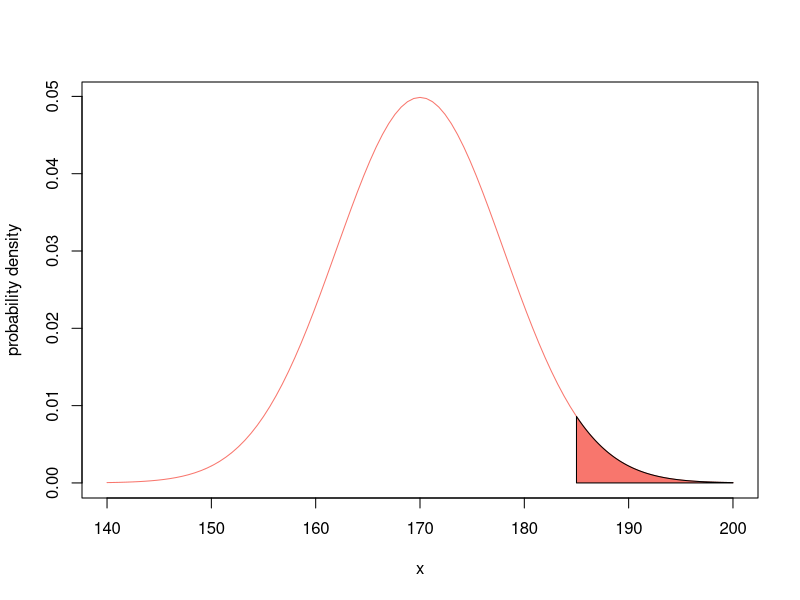
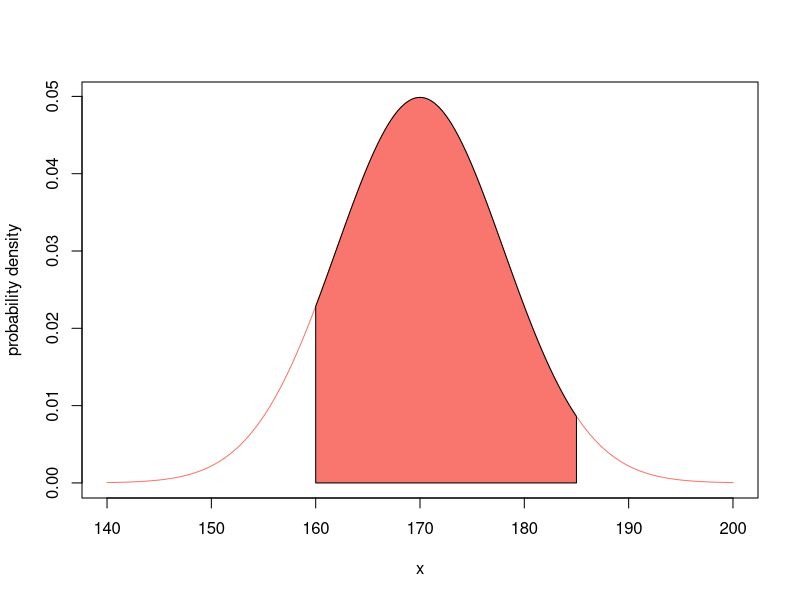
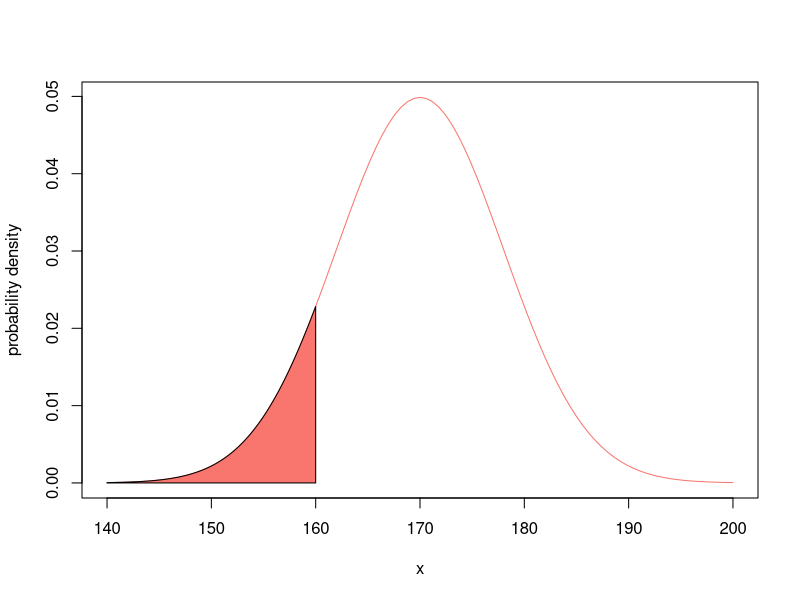
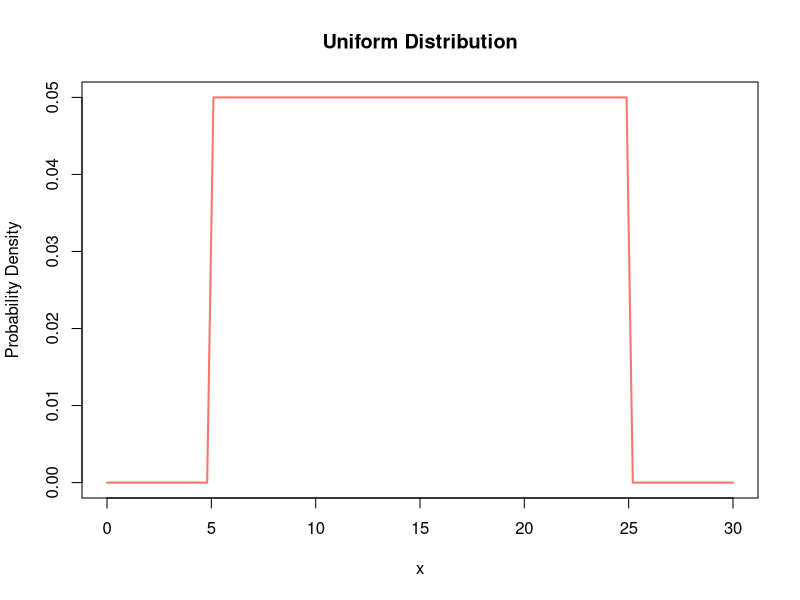
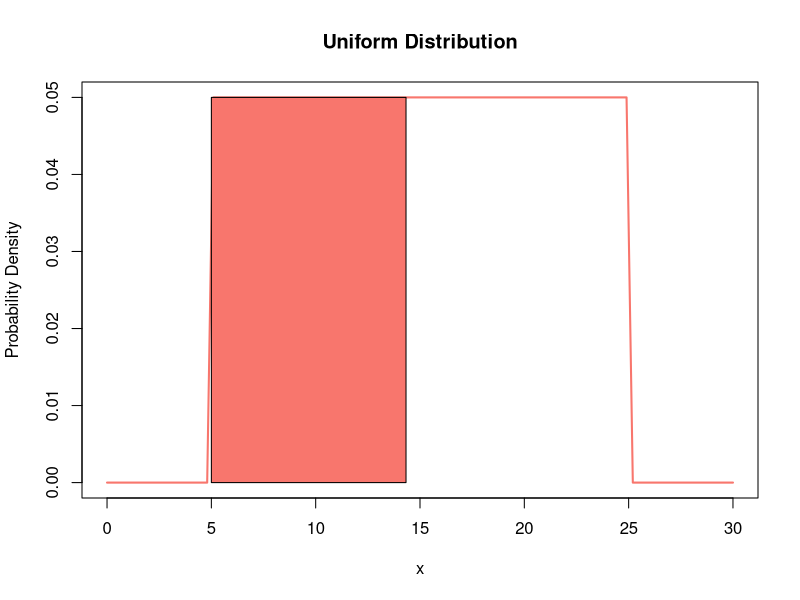
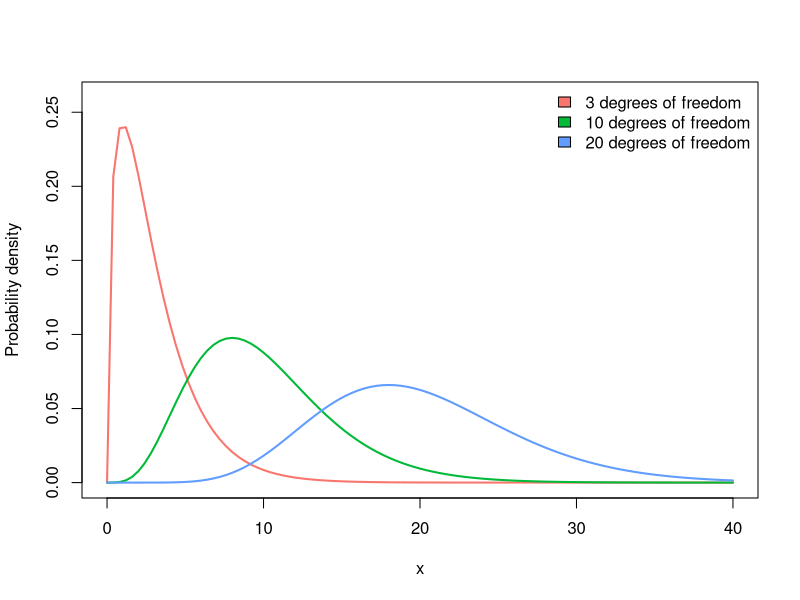
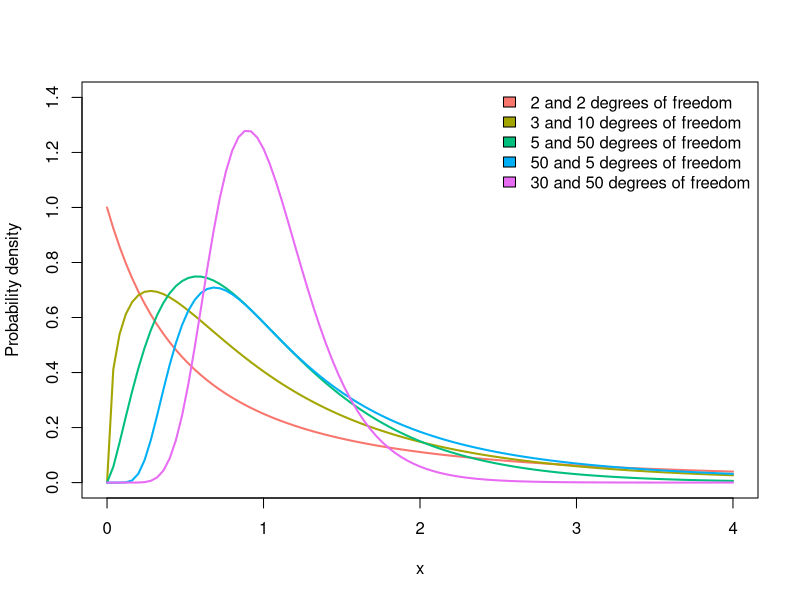
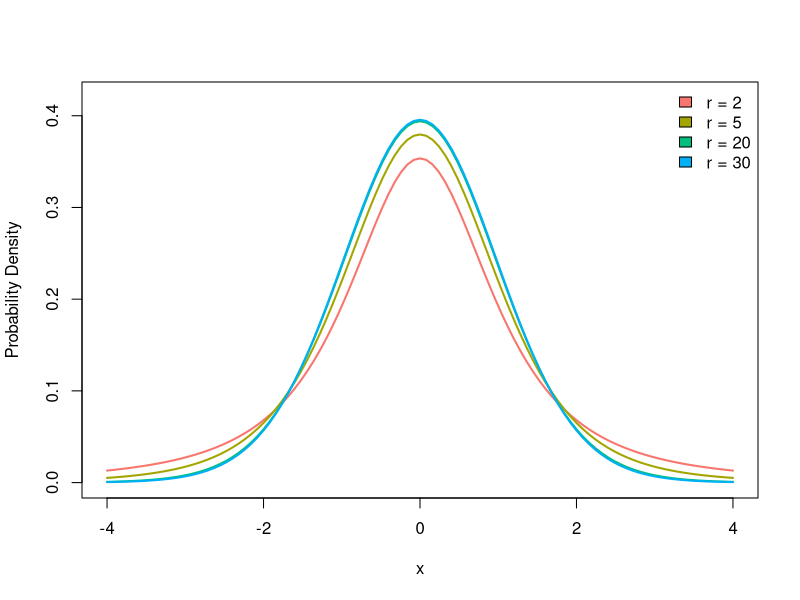

The R script that drew these images, in order:
# Probability Distributions
library(scales)
plot_dir <- "Plots/"
################################################################################
## Part 1: Continuous Distributions
# Normal Distribution
# dnorm(), pnorm(), qnorm(), rnorm()

# Plot a probability PDF for a random normal sample
mu <- 170
sigma <- 8
pdf(paste0(plot_dir, "normal_dist.pdf"), width = 6, height = 4)
curve(dnorm(x, mu, sigma), 140, 200, xlab = "x",
      ylab = "probability density", col = hue_pal ()(1)[1])

# x values to shade: P(X < 160)
x_fill <- seq(140, 160, length.out = 300)
y_fill <- dnorm(x_fill, mu, sigma)

polygon(c(140, x_fill, 160),
        c(0, y_fill, 0),
        col = hue_pal ()(1)[1])
dev.off()

# Calculate the probability
pnorm(160, mu, sigma)

# Do the same for P(X >185)
mu <- 170
sigma <- 8
curve(dnorm(x, mu, sigma), 140, 200, xlab = "x",
      ylab = "probability density", col = hue_pal ()(1)[1])

# x values to shade: P(X < 160)
x_fill <- seq(185, 200, length.out = 300)
y_fill <- dnorm(x_fill, mu, sigma)

polygon(c(185, x_fill, 200),
        c(0, y_fill, 0),
        col = hue_pal ()(1)[1])

# Calculate the probability of shaded area
1 - pnorm(185, mu, sigma)

# Finally, P(160 < X < 185)
mu <- 170
sigma <- 8
curve(dnorm(x, mu, sigma), 140, 200, xlab = "x",
      ylab = "probability density", col = hue_pal ()(1)[1])

# x values to shade: P(X < 160)
x_fill <- seq(160, 185, length.out = 300)
y_fill <- dnorm(x_fill, mu, sigma)

polygon(c(160, x_fill, 185),
        c(0, y_fill, 0),
        col = hue_pal ()(1)[1])

# Calculate the probability of shaded area
pnorm(185, mu, sigma) - pnorm(160, mu, sigma)

# Calculate probabilities of the three areas above
pnorm(160, mu, sigma)
1 - pnorm(185, mu, sigma)
pnorm(185, mu, sigma) - pnorm(160, mu, sigma)

# Calculate the cut-off values for probability 80%
qnorm(0.8, mu, sigma)

# Generate a random number
rnorm(1, mu, sigma)

# Generate 10 random numbers
rnorm(10, mu, sigma)
#################################################################################
# Uniform Distribution: dunif(x, min, max)
# dunif (), punif (), qunif (), and runif ()
min_val = 5
max_val = 25
pdf(paste0(plot_dir, "uniform_dist.pdf"), width = 6, height = 4)
curve(dunif(x, min=min_val, max=max_val), from=0, to=30, xlab = "x", 
      ylab = "Probability Density",
      main = "Uniform Distribution", 
      col = hue_pal()(1)[1], 
      lwd=2)
dev.off()
dunif(10, 5, 25)

# Shadow parts of the curve
pdf(paste0(plot_dir, "unif_dist2.pdf"), width = 6, height = 4)
curve(dunif(x, min=min_val, max=max_val), from=0, to=30, xlab = "x", 
      ylab = "Probability Density",
      main = "Uniform Distribution", 
      col = hue_pal()(1)[1], lwd=2)

# Area to shade: between 5 and 14.33
x_fill <- seq(5, 14.33, length.out = 200)
y_fill <- dunif(x_fill, min = min_val, max = max_val)

polygon(c(5, x_fill, 14.33),
        c(0, y_fill, 0),
        col = hue_pal()(1)[1])
dev.off()

punif(14.33, 5, 25)

# Calculate the value for probability 0.7
qunif(0.6, min_val, max_val)

# Generate 100 numbers with the same parameters
runif(100, min_val, max_val)
################################################################################
# Chi-Square Distribution: dchisq(DFs)
# dchisq (), pchisq (), qchisq (), and rchisq ()
dfs <- c(3, 10, 20)
cols <- hue_pal()(3)

pdf(paste0(plot_dir, "chisq_dist.pdf"), width = 6, height = 4)
curve(dchisq(x, df = dfs[1]),
      from = 0, to = 40,
      ylim = c(0, 0.26),
      xlab = "x",
      ylab = "Probability density",
      main = "",
      col = cols[1],
      lwd = 2)

for (i in 2:length(dfs)) {
  curve(dchisq(x, df = dfs[i]),
        from = 0, to = 40,
        add = TRUE,
        col = cols[i],
        lwd = 2)
}

legend("topright",
       legend = paste(dfs, "degrees of freedom"),
       fill = cols,
       border = "black",
       bty = "n")
dev.off()
# Density at point 3, 5 df
dchisq(3, 3)
dchisq(3, 10)
dchisq(10, 20)
# Probability for x=3
pchisq(4, 3)
1 - pchisq(10, 3)
qchisq(0.6, 3)

# Generate 100 random chi-square distributed values with 3 df
rchisq(100, 3)
################################################################################
# The F-Distribution: f(df1, df2)
# df (), pf (), qf (), and rf ()
dfs <- list(c(2, 2), c(3, 10), c(5, 50), c(50, 5), c(30, 50))
cols <- hue_pal()(5)

pdf(paste0(plot_dir, "f_dist.pdf"), width = 6, height = 4)
curve(df(x, df1 = dfs[[1]][1], df2 = dfs[[1]][2]),
      from = 0, to = 4,
      ylim = c(0, 1.4),
      xlab = "x",
      ylab = "Probability density",
      main = "",
      col = cols[1],
      lwd = 2)

for (i in 2:length(dfs)) {
  curve(df(x, df1=dfs[[i]][1], df2=dfs[[i]][2]),
        from = 0, to = 4,
        add = TRUE,
        col = cols[i],
        lwd = 2)
}

legend_labels <- sapply(dfs, function(d) {
  paste(d[1], "and", d[2], "degrees of freedom")
})

legend("topright",
       legend = legend_labels,
       fill = cols,
       border = "black",
       bty = "n")
dev.off()
df(3, 3, 10)
pf(3, 3, 10)
qf(0.6, 3, 10)
# Generate 100 random numbers
rf(100, 3, 10)
################################################################################
# Students t-test: df(df)
# dt (), pt (), qt (), and rt ()
r <- c(2, 5, 20, 30)
cols <- hue_pal()(5)

pdf(paste0(plot_dir, "t_dist.pdf"), width = 6, height = 4)
curve(dt(x, r[1]), 
      from =-4, to=4,
      ylim=c(0, 0.42),
      xlab = "x",
      ylab = "Probability Density",
      col=cols[1],
      lwd=2)
# Add the rest
for (i in 2:length(r)){
  curve(dt(x, r[i]),
        from=-4, to=4,
        add=TRUE,
        col=cols[i],
        lwd=2)
}

legend("topright",
       legend = paste("r =", r),
       fill = cols,
       border = "black",
       bty = "n")
dev.off()

dt(0, 30)
pt(0, 30)
qt(0.6, 2)
# Generate 100 random t-distributed numbers
rt(100, 2)
################################################################################
# Gamma Distribution (alpha, betta)
# dgamma (), pgamma (), qgamma (), and rgamma ()
params <- list(c(1, 1), c(2, 2), c(5, 5), c(10, 5))
cols <- hue_pal()(4)

pdf(paste0(plot_dir, "gamma_dist.pdf"), width = 6, height = 4)
curve(dgamma(x, shape = params[[1]][1], rate = params[[1]][2]),
      from = 0, to = 4,
      ylim = c(0, 1),
      xlab = "x",
      ylab = "Probability density",
      main = "",
      col = cols[1],
      lwd = 2)

for (i in 2:length(params)) {
  curve(dgamma(x, shape = params[[i]][1], rate = params[[i]][2]),
        from = 0, to = 4,
        add = TRUE,
        col = cols[i],
        lwd = 2)
}

legend_labels <- sapply(params, function(d) {
  paste("shape =", d[1], "rate =", d[2])
})

legend("topright",
       legend = legend_labels,
       fill = cols,
       border = "black",
       bty = "n")
dev.off()

dgamma(1, 10, 5)
pgamma(1, 10, 5)
qgamma(0.5, 10, 5)
rgamma(100, 10, 5)
################################################################################
# Exponential Distribution: dexp(lambda)
# dexp (), pexp (), qexp (), and rexp ()
rate = c(2, 1, 0.5)
cols = hue_pal()(3)

pdf(paste0(plot_dir, "exponential_dist.pdf"), width = 6, height = 4)
curve(dexp(x, rate = rate[1]), from = 0, to=5, 
      xlab = "x",
      ylab = "Probability Density",
      main = "",
      col = cols[1],
      lwd=2)

for (i in 2:length(rate)){
  curve(dexp(x, rate = rate[i]), from=0, to=5, 
        xlab = "x",
        ylab = "Probability Density",
        main = "",
        add = TRUE,
        col = cols[i],
        lwd=2)
}

legend("topright",
       legend = paste("Rate =", rate),
       fill = cols,
       border = "black",
       bty = "n")
dev.off()

dexp(2, 1)
pexp(2, 1)
qexp(0.5, 2)
rexp(100, 2)
################################################################################
# Beta Distribution: dbeta(a,b)
# dbeta (), pbeta (), qbeta (), and rbeta ()
params <- list(c(0.1, 0.1), c(5, 1), c(1,5), c(10, 10), c(1,1))
cols = hue_pal()(length(params))

pdf(paste0(plot_dir, "beta_dist.pdf"), width = 6, height = 4)
curve(dbeta(x, shape1 = params[[1]][1], shape2 = params[[1]][2]),
      from = 0, to=1,
      ylim = c(0,5),
      main = "",
      xlab = "x",
      ylab = "Probability Density",
      col=cols[1],
      lwd=2)

for (i in 2:length(params)){
  curve(dbeta(x, shape1 = params[[i]][1], shape2 = params[[i]][2]),
        from = 0, to=1,
        add = TRUE,
        main = "",
        xlab = "x",
        ylab = "Probability Density",
        col=cols[i],
        lwd=2)
}

legend_labels <- sapply(params, function(d) {
  paste("a =", d[1], "b =", d[2])
})

legend("topright",
       legend = legend_labels,
       fill = cols,
       border = "black",
       bty="n")
dev.off()

dbeta(0.1, 1, 5)
pbeta(0.1, 1, 5)
qbeta(0.5, 1, 5)
rbeta(100, 1, 5)
################################################################################
# Lognormal Distribution: dlnorm(mean,sd)
# dlnorm (), plnorm (), qlnorm (), and rlnorm ()
params <- list(c(1, 2), c(0, 0.5), c(-0.5, 0.5))
cols <- hue_pal()(length(params))

pdf(paste0(plot_dir, "log_normal_dist.pdf"), width = 6, height = 4)
curve(dlnorm(x, meanlog = params[[1]][1], sdlog = params[[1]][2]),
      from = 0, to = 3,
      ylim = c(0, 1.5),
      main = "",
      xlab = "x",
      ylab = "Probability Density",
      col = cols[1],
      lwd = 2)

for(i in 2:length(params)){
  curve(dlnorm(x, meanlog = params[[i]][1], sdlog = params[[i]][2]),
        from = 0, to = 3,
        ylim = c(0, 1.5),
        add = TRUE,
        main = "",
        xlab = "x",
        ylab = "Probability Density",
        col = cols[i],
        lwd = 2)
}

legend_labels <- sapply(params, function(x){
  paste("Mu = ", x[1], "Sigma =", x[2])})


legend("topright",
       legend = legend_labels,
       fill = cols,
       border = "black",
       bty = "n")

dev.off()

dlnorm(1, -0.5, 0.5)
plnorm(1, -0.5, 0.5)
qlnorm(0.5, -0.5, 0.5)
rlnorm(100, -0.5, 0.5)
################################################################################
# Logistic Distribution: dlogis(mu, scale>0)
# dlogis (), plogis (), qlogis (), and rlogis ()
params <- list(c(-5, 0.5), c(0, 0.8), c(3, 2))
cols <- hue_pal()(length(params))

pdf(paste0(plot_dir, "logistic_dist.pdf"), width = 6, height = 4)
curve(dlogis(x, location = params[[1]][1], scale = params[[1]][2]),
      from = -10, to = 12,
      main = "",
      xlab = "x",
      ylab = "Probability Density",
      col = cols[1],
      lwd = 2)

for (i in 2:length(params)){
  curve(dlogis(x, location = params[[i]][1], scale = params[[i]][2]),
        from = -10, to = 12,
        add = TRUE,
        main = "",
        xlab = "x",
        ylab = "Probability Density",
        col = cols[i],
        lwd = 2)
}

legend_labels <- sapply(params, function(x){
  paste("Mu =", x[1], "Sigma =", x[2])
})

legend("topright",
       legend = legend_labels,
       fill = cols,
       border = "black",
       bty = "n")
dev.off()

dlogis(1, 0, 0.8)
plogis(1, 0, 0.8)
qlogis(0.4, 0, 0.8)
rlogis(100, 0, 0.8)
################################################################################
# Weibull Distribution: dweibull(shape, scale>0)
params <- list(c(1, 0.5), c(2,3), c(2,10), c(10,10))
cols <- hue_pal()(length(params))

pdf(paste0(plot_dir, "weibull_dist.pdf"), width = 6, height = 4)
curve(dweibull(x, shape = params[[1]][1], scale = params[[1]][2]),
      from = 0, to = 15,
      ylim = c(0, 1.2),
      main = "",
      xlab = "x",
      ylab = "Probability Density",
      col = cols[1],
      lwd = 2)

for(i in 2:length(params)){
  curve(dweibull(x, shape = params[[i]][1], scale = params[[i]][2]),
        from = 0, to = 15,
        ylim = c(0, 1.2),
        add = TRUE,
        main = "",
        xlab = "x",
        ylab = "Probability Density",
        col = cols[i],
        lwd = 2)
}

legend_labels <- sapply(params, function(x){
  paste("Alpha =", x[1], "Beta =", x[2])
})

legend("topright",
       legend = legend_labels,
       fill = cols,
       border = "black",
       bty = "n")
dev.off()

dweibull(2, 2, 3)
pweibull(2, 2, 3)
qweibull(0.5, 2, 3)
rweibull(100, 2, 3)
################################################################################
## Part 2: Discrete Distributions
# Bernoulli Distribution: p = success, 1-p = failure
# Flip a coin 100 times
coin <- rbinom(100, size = 1, prob = 0.5)
mean(coin)
var(coin)
################################################################################
# Binomial Distribution: dbinom(x, n, p)
# dbinom (), pbinom (), qbinom (), and rbinom ()
library(scales)

# Getting 1-4 successes in four trials with p=0.3
n <- 4
p <- 0.3
x <- 0:n
prob <- dbinom(x, size = n, prob = p)

pdf(paste0(plot_dir, "binomial_dist.pdf"), width = 6, height = 4)
barplot(prob,
        names.arg = x,
        ylim = c(0, 0.42),
        xlab = "Number of successes",
        ylab = "Probability",
        main = paste("Binom: p =",p, "n =", n),
        col = hue_pal()(1)[1],
        border = "black",
        las = 1)
dev.off()

dbinom(1, 4, 0.3)
pbinom(1, 4, 0.3)
qbinom(0.5, 4, 0.3)
rbinom(100, 10, 0.6)
################################################################################
# Geometric Distribution: Number of trials before we see success
# dgeom (), pgeom (), qgeom (), and rgeom ()
n <- 10
p <- 0.3
x <- 0:n
prob <- dgeom(x, prob = p)

pdf(paste0(plot_dir, "Geometric_dist.pdf"), width = 6, height = 4)
barplot(prob,
        names.arg = x,
        ylim = c(0, 0.3),
        xlab = "Number of successes",
        ylab = "Probability",
        main = paste("Geom: p =",p, "n =", n),
        col = hue_pal()(1)[1],
        border = "black",
        las = 1)
dev.off()
dgeom(1, 0.3)
pgeom(1, 0.3)
qgeom(0.3, 0.3)
rgeom(100, 0.3)
################################################################################
# Hypergeometric Distribution: dhyper(N, m, n)
# Number in population, N, number of specified type, m, number chosen, n.
# dhyper (), phyper (), qhyper (), and rhyper ()
# We have 20 balls in an urn with the following colors
blue <- 16 # Blue balls in the urn
non_blue <- 4 # Non-blue balls in the urn
sample_size <- 5 # Sample we choose
x <- 0:sample_size

prob <- dhyper(x,
               m = blue,
               n = non_blue,
               k = sample_size)

pdf(paste0(plot_dir, "Hypergeometric_dist.pdf"), width = 6, height = 4)
barplot(prob,
        names.arg = x,
        ylim = c(0, 0.5),
        xlab = "Number of blue balls in sample",
        ylab = "Probability",
        main = "",
        col = hue_pal()(1)[1],
        border = "black",
        las = 1,
        cex.lab = 1.3,
        cex.axis = 1.1,
        cex.names = 1.1)
dev.off()

dhyper(5, 16, 4, 5)
phyper(2, 16, 4, 5)
qhyper(0.5, 16, 4, 5)
rhyper(100, 16, 4, 5)
################################################################################
# Poisson Distribution: dpois(lambda)
# dpois (), ppois (), qpois (), and rpois ()
n <- 120
p <- 0.05
lambda <- n * p
k <- 0:15
prob <- dpois(k, lambda)

pdf(paste0(plot_dir, "Poisson_dist.pdf"), width = 6, height = 4)
barplot(prob,
        names.arg = k,
        ylim = c(0, 0.17),
        xlab = "Number of Observed Events",
        ylab = "Probability",
        main = "",
        col = hue_pal()(1)[1],
        border = "black",
        las = 1,
        cex.names = 0.7)
dev.off()

dpois(5, lambda)
ppois(5, lambda)
qpois(0.5, lambda)
rpois(100, lambda)
################################################################################
# Negative Binomial Distribution: dnbinom()
# dnbinom (), pnbinom (), qnbinom (), and rnbinom ()
dbinom(x, 5, 0.4)
x <- 0:25
prob <- dnbinom(x, size = 5, prob = 0.4)

pdf(paste0(plot_dir, "Neg_Binom_dist.pdf"), width = 6, height = 4)
barplot(prob,
        names.arg = x,
        ylim = c(0, 0.11),
        xlab = "Number of Observed Events",
        ylab = "Probability",
        main = "",
        col = hue_pal()(1)[1],
        border = "black",
        las = 1)
dev.off()

dnbinom(5, 5, 0.4)
pnbinom(3, 5, 0.4)
qnbinom(0.5, 5, 0.4)
rnbinom(100, 5, 0.4)
